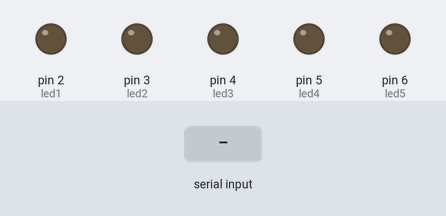
Simulated run of this sketch. Board: Arduino Uno, built with avr-gcc and run on an emulated ATmega328P. Shown: output pins drawn as LEDs (lit = HIGH). Inputs (shaded band) come from the test bench.

Above: at 1.2 s.
1.3 s: "1" received over Serial
At 2.3 s:
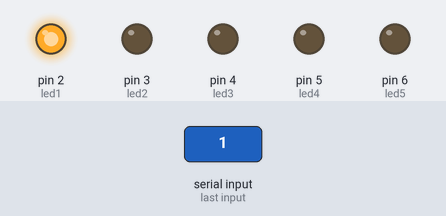
2.8 s: "2" received over Serial
At 3.5 s:
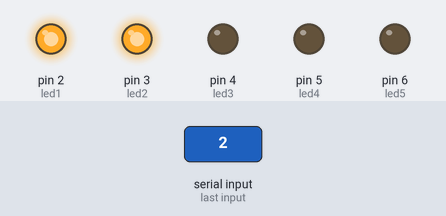
4.3 s: "3" received over Serial
At 4.6 s:
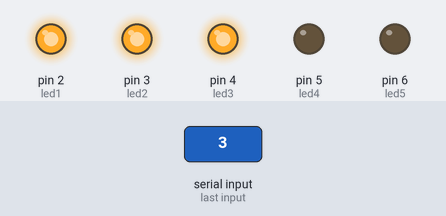
5.8 s: "4" received over Serial
At 7.0 s:
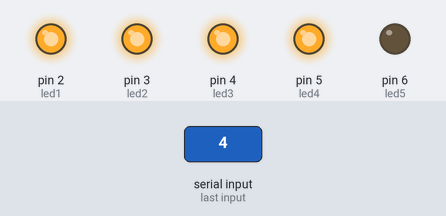
7.3 s: "5" received over Serial
At 8.1 s:
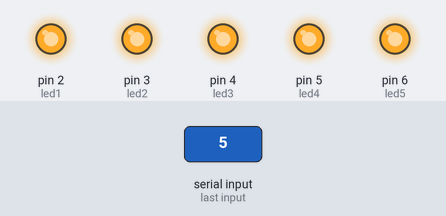
8.8 s: "0" received over Serial
At 9.3 s:
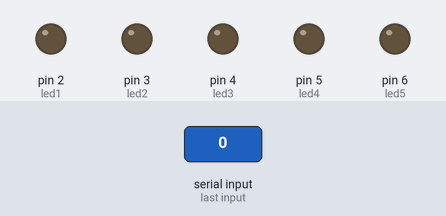
Timing chart, 0 to 11.3 s (numbered marks = the images above; inputs shaded):
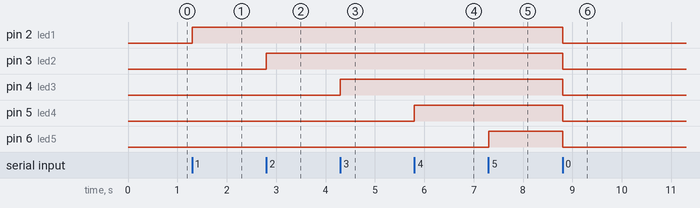

The sketch:

Arduino_controller.ino
```cpp
int led1 = 2;
int led2 = 3;
int led3 = 4;
int led4 = 5;
int led5 = 6;


void setup() {
  // put your setup code here, to run once:
  pinMode(led1, OUTPUT);
  pinMode(led2, OUTPUT);
  pinMode(led3, OUTPUT);
  pinMode(led4, OUTPUT);
  pinMode(led5, OUTPUT);
  Serial.begin(9600);
}


void loop() {
  // put your main code here, to run repeatedly:
  if (Serial.available()>0){
    char var= Serial.read();

    if(var =='1'){
      digitalWrite(led1,HIGH);
      digitalWrite(led2,LOW);
      digitalWrite(led3,LOW);
      digitalWrite(led4,LOW);
      digitalWrite(led5,LOW);
    }
    if(var =='2'){
      digitalWrite(led1,HIGH);
      digitalWrite(led2,HIGH);
      digitalWrite(led3,LOW);
      digitalWrite(led4,LOW);
      digitalWrite(led5,LOW);
    }
    if(var =='3'){
      digitalWrite(led1,HIGH);
      digitalWrite(led2,HIGH);
      digitalWrite(led3,HIGH);
      digitalWrite(led4,LOW);
      digitalWrite(led5,LOW);
    }
    if(var =='4'){
      digitalWrite(led1,HIGH);
      digitalWrite(led2,HIGH);
      digitalWrite(led3,HIGH);
      digitalWrite(led4,HIGH);
      digitalWrite(led5,LOW);
    }
    if(var =='5'){
      digitalWrite(led1,HIGH);
      digitalWrite(led2,HIGH);
      digitalWrite(led3,HIGH);
      digitalWrite(led4,HIGH);
      digitalWrite(led5,HIGH);
    }
    if(var =='0'){
      digitalWrite(led1,LOW);
      digitalWrite(led2,LOW);
      digitalWrite(led3,LOW);
      digitalWrite(led4,LOW);
      digitalWrite(led5,LOW);
    }


  }
}
```

Measured:
- after the input at 1.3 s, pin 2 (led1): LOW → HIGH at once
- after the input at 2.8 s, pin 3 (led2): LOW → HIGH at once
- after the input at 4.3 s, pin 4 (led3): LOW → HIGH at once
- after the input at 5.8 s, pin 5 (led4): LOW → HIGH at once
- after the input at 7.3 s, pin 6 (led5): LOW → HIGH at once
- after the input at 8.8 s, pin 2 (led1), pin 3 (led2), pin 4 (led3), pin 5 (led4), pin 6 (led5): HIGH → LOW at once
